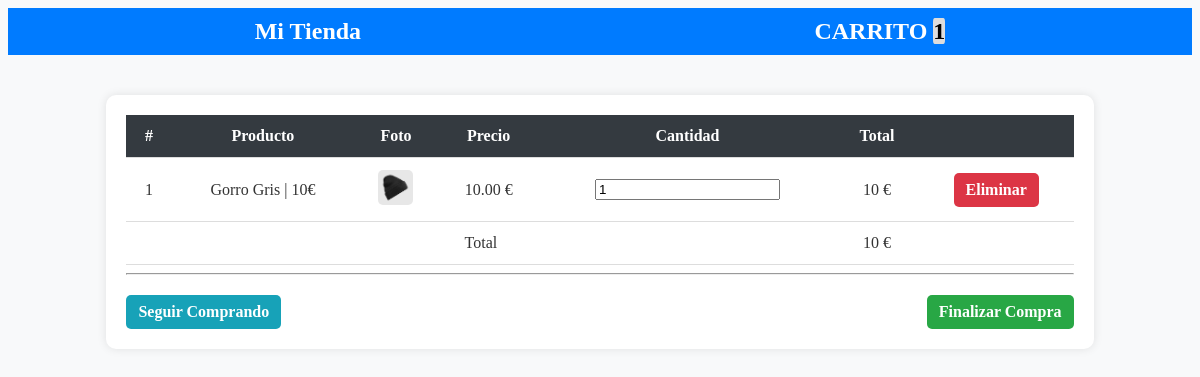
Screenshot of /carrito.php?id=7 with the database file from the repository.
### tables this page shows
CREATE TABLE `productos` (
  `id` int(11) NOT NULL,
  `titulo` varchar(80) NOT NULL,
  `descripcion` varchar(300) NOT NULL,
  `foto` varchar(100) NOT NULL,
  `precio` decimal(10,2) NOT NULL,
  `categoria_id` int(10) NOT NULL,
  `fecha` date NOT NULL,
  `estado` int(11) NOT NULL DEFAULT '1'
);

### funciones.php (called while the page is built, shortened)
<?php
function calcularTotal() {
    $total = 0;
    if (isset($_SESSION['carrito'])) {
        foreach ($_SESSION['carrito'] as $indice => $value) {
            $total += $value['precio'] * $value['cantidad'];
        }
    }
    return $total;
}
function cantidadProducto() {
    $cantidad = 0;
    if (isset($_SESSION['carrito'])) {
        foreach ($_SESSION['carrito'] as $indice => $value) {
            $cantidad++;
        }
    }
    return $cantidad;
}

### src/Producto.php (called while the page is built, shortened)
<?php
class Producto{
    private $cn = null;
    public function __construct(){
        $this->config = parse_ini_file(__DIR__.'/../config.ini') ;
        $this->cn = new \PDO( $this->config['dns'], $this->config['usuario'], $this->config['clave'], array(
            \PDO::MYSQL_ATTR_INIT_COMMAND => 'SET NAMES utf8'
        ));
    }
    public function mostrarPorId($id){
        $sql = "SELECT * FROM `productos` WHERE `id`=:id ";
        $resultado = $this->cn->prepare($sql);
        $_array = array(
            ":id" =>  $id
        );
        if ($resultado->execute($_array))
            return $resultado->fetch();
        return false;
    }
}

### carrito.php (the view, shortened to what this page needs)
<?php
require 'funciones.php';
if(isset($_GET['id']) && is_numeric($_GET['id'])){
    $id = $_GET['id'];
    $producto = new Kawschool\Producto;
    $resultado = $producto->mostrarPorId($id);
}
?>
<!DOCTYPE html>
<html lang="en">
  <head>
    <link rel="stylesheet" href="assets/css/estilos.css">
  </head>
  <body>
    <nav>
        <ul>
            <li>
                <a href="index.php">Mi Tienda</a>
            </li>
            <li>
                <a href="carrito.php">CARRITO <span class="badge"><?php print cantidadProducto(); ?></span></a>
            </li>
        </ul>
    </nav>
    <div class="main">
            <table>
                  <thead>
                    <tr>
                      <th>#</th>
                      <th>Producto</th>
                      <th>Foto</th>
                      <th>Precio</th>
                      <th>Cantidad</th>
                      <th>Total</th>
                      <th></th>
                    </tr>
                  </thead>
                  <tbody>
                      <?php
                        if(isset($_SESSION['carrito']) && !empty($_SESSION['carrito'])){
                            $c=0;
                            foreach($_SESSION['carrito'] as $indice => $value){
                                $c++;
                                $total = $value['precio'] * $value['cantidad'];
                      ?>
                        <tr>
                            <form action="actualizar_carrito.php" method="post">
                                <td><?php print $c ?></td>
                                <td><?php print $value['titulo']  ?></td>
                                <td>
                                    <?php
                                        $foto = 'upload/'.$value['foto'];
                                        if(file_exists($foto)){
                                        ?>
                                        <img src="<?php print $foto; ?>" width="35">
                                    <?php }else{?>
                                        <img src="assets/imagenes/not-found.jpg" width="35">
                                    <?php }?>
                                </td>
                                <td><?php print $value['precio']  ?> €</td>
                                <td>
                                    <input type="text" name="cantidad" class="form-control u-size-100" value="<?php print $value['cantidad'] ?>">
                                </td>
                                <td>
                                    <?php print $total  ?> €
                                </td>
                                <td>
                                    <a href="eliminar_carrito.php?id=<?php print $value['id']  ?>" class="btn btn-danger btn-xs">Eliminar
                                    </a>
                                </td>
                            </form>
                        </tr>
                    <?php
                        }
                        }else{
                    ?>
                        <tr>
                            <td colspan="7">NO HAY PRODUCTOS EN EL CARRITO</td>
                        </tr>
                    <?php
                        }
                    ?>
                </tbody>
                <tfoot>
                        <tr>
                            <td colspan="5" class="text-right">Total</td>
                            <td><?php print calcularTotal(); ?> €</td>
                            <td></td>
                        </tr>
                </tfoot>
            </table>
            <hr>
            <?php
                if(isset($_SESSION['carrito']) && !empty($_SESSION['carrito'])){
            ?>
            <div class="finalizar">
                    <div class="">
                        <a href="index.php" class="btn btn-info">Seguir Comprando</a>
                    </div>
                    <div class="">
                        <a href="finalizar.php" class="btn btn-success">Finalizar Compra</a>
                    </div>
            </div>
            <?php
                }
            ?>
    </div>
  </body>
</html>

### assets/css/estilos.css (style rules this page uses)
body { background-color: #f8f9fa; color: #333; }
.badge { background-color: #dddddd; color:black; border-radius:15%; }
nav { display: flex; background-color: #007bff; border: none; padding: 10px 20px; }
nav ul { display: flex; justify-content: space-around; align-items: center; width: 100%; margin: 0; padding: 0; }
nav ul li { list-style: none; }
nav ul li a { font-size: 1.5rem; text-decoration: none; color: white; font-weight: bold; padding: 10px 15px; transition: color 0.3s ease-in-out; }
.main { width: 80%; margin: 40px auto; background-color: #ffffff; padding: 20px; box-shadow: 0px 0px 10px rgba(0, 0, 0, 0.1); border-radius: 10px; }
table { width: 100%; border-collapse: collapse; }
thead { background-color: #343a40; color: white; }
th, td { padding: 12px; text-align: center; border-bottom: 1px solid #ddd; }
.btn { padding: 8px 12px; border-radius: 5px; text-decoration: none; font-weight: bold; cursor: pointer; display: inline-block; }
.btn-success { background-color: #28a745; color: white; }
.btn-danger { background-color: #dc3545; color: white; }
.btn-info { background-color: #17a2b8; color: white; }
img { border-radius: 5px; }
.finalizar { display: flex; justify-content: space-between; margin-top: 20px; }

### rows the page displays
productos: titulo "Gorro Gris | 10€", foto (picture), precio "10.00", cantidad "1", total "10"

### other values shown
cantidadProducto() "1"
calcularTotal() "10"
